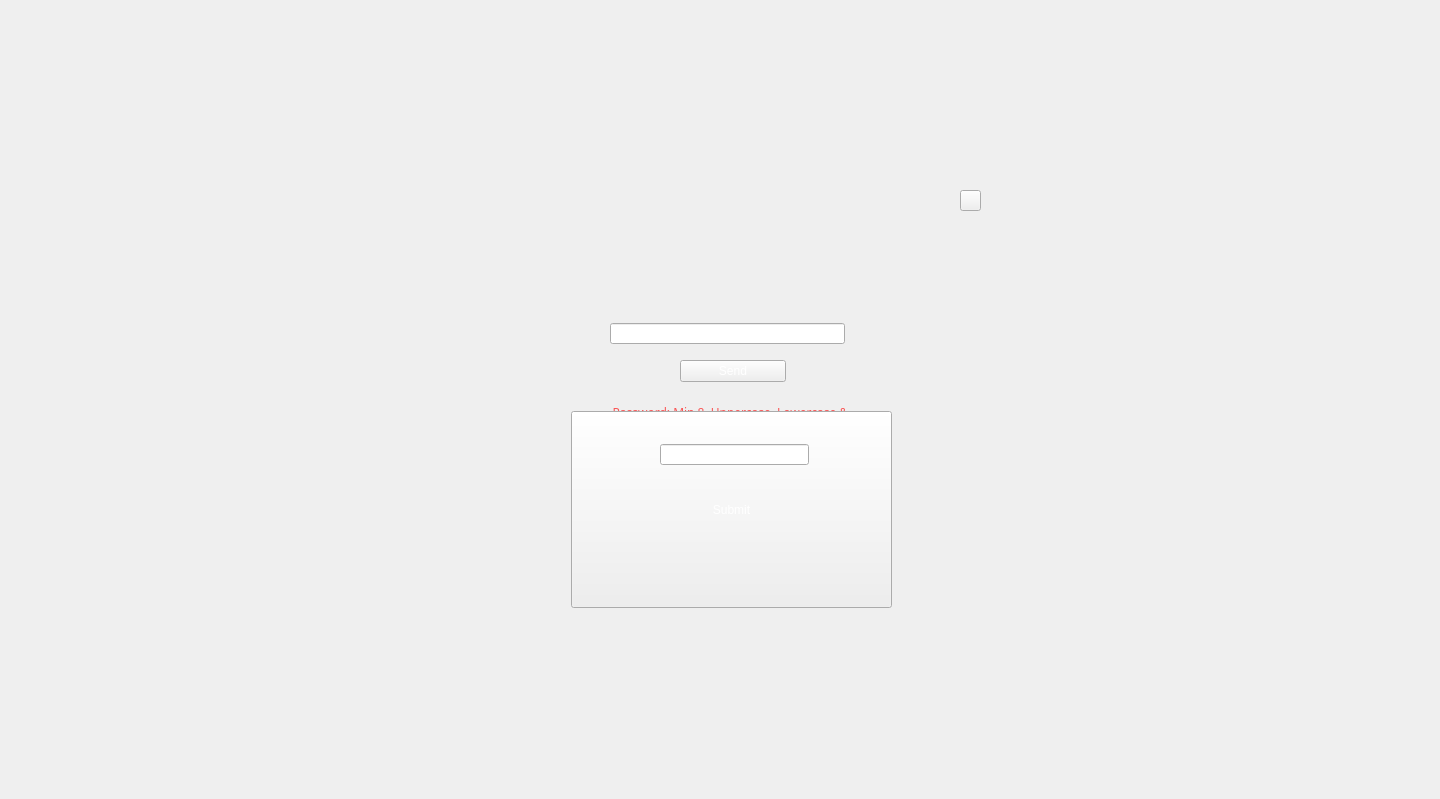
<?xml version="1.0" encoding="UTF-8"?>
<ui version="4.0">
 <class>forgotPass</class>
 <widget class="QWidget" name="forgotPass">
  <property name="geometry">
   <rect>
    <x>0</x>
    <y>0</y>
    <width>1440</width>
    <height>799</height>
   </rect>
  </property>
  <property name="windowTitle">
   <string>Form</string>
  </property>
  <widget class="QLabel" name="main_background">
   <property name="geometry">
    <rect>
     <x>0</x>
     <y>0</y>
     <width>1440</width>
     <height>800</height>
    </rect>
   </property>
   <property name="styleSheet">
    <string notr="true">border-image: url(:/createAcc/Project-Parot-assets/Create-acc-assets/create_account_ui_0000s_0003s_0001_Vector-Smart-Object.png);</string>
   </property>
   <property name="text">
    <string/>
   </property>
  </widget>
  <widget class="QLabel" name="create_acc_background">
   <property name="geometry">
    <rect>
     <x>480</x>
     <y>194</y>
     <width>505</width>
     <height>412</height>
    </rect>
   </property>
   <property name="styleSheet">
    <string notr="true">border-image: url(:/createAcc/Project-Parot-assets/Create-acc-assets/create_account_ui_0000s_0003s_0000__Path_.png);</string>
   </property>
   <property name="text">
    <string/>
   </property>
  </widget>
  <widget class="QLabel" name="Parrot">
   <property name="geometry">
    <rect>
     <x>645</x>
     <y>260</y>
     <width>169</width>
     <height>15</height>
    </rect>
   </property>
   <property name="styleSheet">
    <string notr="true">border-image: url(:/createAcc/Project-Parot-assets/Create-acc-assets/create_account_ui_0000s_0000_Parrot.png);</string>
   </property>
   <property name="text">
    <string/>
   </property>
  </widget>
  <widget class="QLineEdit" name="mobile_num_text_2">
   <property name="geometry">
    <rect>
     <x>610</x>
     <y>323</y>
     <width>235</width>
     <height>21</height>
    </rect>
   </property>
   <property name="font">
    <font>
     <family>Hurme Geometric Sans 1</family>
     <pointsize>14</pointsize>
     <weight>0</weight>
     <italic>false</italic>
     <bold>false</bold>
    </font>
   </property>
   <property name="autoFillBackground">
    <bool>false</bool>
   </property>
   <property name="styleSheet">
    <string notr="true">border-image: url(:/createAcc/Project-Parot-assets/Create-acc-assets/Line 1.png);
color: rgb(255, 255, 255);
font: 0 14pt &quot;Hurme Geometric Sans 1&quot;;</string>
   </property>
   <property name="maxLength">
    <number>32767</number>
   </property>
   <property name="alignment">
    <set>Qt::AlignLeading|Qt::AlignLeft|Qt::AlignVCenter</set>
   </property>
   <property name="placeholderText">
    <string>Enter your mobile num.</string>
   </property>
   <property name="cursorMoveStyle">
    <enum>Qt::VisualMoveStyle</enum>
   </property>
   <property name="clearButtonEnabled">
    <bool>true</bool>
   </property>
  </widget>
  <widget class="QLabel" name="error_lable">
   <property name="geometry">
    <rect>
     <x>600</x>
     <y>400</y>
     <width>261</width>
     <height>41</height>
    </rect>
   </property>
   <property name="font">
    <font>
     <family>OCR-B 10 BT</family>
     <pointsize>9</pointsize>
     <italic>false</italic>
    </font>
   </property>
   <property name="styleSheet">
    <string notr="true">color: rgb(250, 85, 85);</string>
   </property>
   <property name="frameShape">
    <enum>QFrame::NoFrame</enum>
   </property>
   <property name="frameShadow">
    <enum>QFrame::Raised</enum>
   </property>
   <property name="text">
    <string>Password: Min 8, Uppercase, Lowercase &amp; special charectors</string>
   </property>
   <property name="alignment">
    <set>Qt::AlignCenter</set>
   </property>
   <property name="wordWrap">
    <bool>true</bool>
   </property>
  </widget>
  <widget class="QPushButton" name="cancel_button">
   <property name="enabled">
    <bool>true</bool>
   </property>
   <property name="geometry">
    <rect>
     <x>960</x>
     <y>190</y>
     <width>21</width>
     <height>21</height>
    </rect>
   </property>
   <property name="styleSheet">
    <string notr="true">border-image: url(:/createAcc/Project-Parot-assets/Create-acc-assets/cancel button.png);</string>
   </property>
   <property name="text">
    <string/>
   </property>
  </widget>
  <widget class="QLabel" name="label">
   <property name="geometry">
    <rect>
     <x>609</x>
     <y>348</y>
     <width>247</width>
     <height>1</height>
    </rect>
   </property>
   <property name="styleSheet">
    <string notr="true">border-image: url(:/forgotpass/Project-Parot-assets/Create-acc-assets/Asset 2.png);</string>
   </property>
   <property name="text">
    <string/>
   </property>
  </widget>
  <widget class="QLabel" name="label_2">
   <property name="geometry">
    <rect>
     <x>648</x>
     <y>470</y>
     <width>178</width>
     <height>1</height>
    </rect>
   </property>
   <property name="styleSheet">
    <string notr="true">border-image: url(:/forgotpass/Project-Parot-assets/Create-acc-assets/Asset 2.png);</string>
   </property>
   <property name="text">
    <string/>
   </property>
  </widget>
  <widget class="QLineEdit" name="otp_text">
   <property name="geometry">
    <rect>
     <x>660</x>
     <y>444</y>
     <width>149</width>
     <height>21</height>
    </rect>
   </property>
   <property name="font">
    <font>
     <family>Hurme Geometric Sans 1</family>
     <pointsize>14</pointsize>
     <weight>0</weight>
     <italic>false</italic>
     <bold>false</bold>
    </font>
   </property>
   <property name="autoFillBackground">
    <bool>false</bool>
   </property>
   <property name="styleSheet">
    <string notr="true">border-image: url(:/createAcc/Project-Parot-assets/Create-acc-assets/Line 1.png);
color: rgb(255, 255, 255);
font: 0 14pt &quot;Hurme Geometric Sans 1&quot;;</string>
   </property>
   <property name="maxLength">
    <number>32767</number>
   </property>
   <property name="alignment">
    <set>Qt::AlignCenter</set>
   </property>
   <property name="placeholderText">
    <string>Enter OTP here.</string>
   </property>
   <property name="clearButtonEnabled">
    <bool>true</bool>
   </property>
  </widget>
  <widget class="QPushButton" name="send">
   <property name="geometry">
    <rect>
     <x>680</x>
     <y>360</y>
     <width>106</width>
     <height>22</height>
    </rect>
   </property>
   <property name="styleSheet">
    <string notr="true">border-image: url(:/forgotpass/Project-Parot-assets/forgot-pass-assets/send_button.png);
font: 12pt &quot;Tourner&quot;;
color: rgb(255, 255, 255);</string>
   </property>
   <property name="text">
    <string>Send</string>
   </property>
  </widget>
  <widget class="QPushButton" name="submit_button">
   <property name="geometry">
    <rect>
     <x>571</x>
     <y>411</y>
     <width>321</width>
     <height>197</height>
    </rect>
   </property>
   <property name="styleSheet">
    <string notr="true">border-image: url(:/createAcc/Project-Parot-assets/Create-acc-assets/create_account_ui_0000s_0002s_0000__Image_.png);
color: rgb(255, 255, 255);
font: 18pt &quot;Tourner&quot;;</string>
   </property>
   <property name="text">
    <string>Submit</string>
   </property>
  </widget>
  <zorder>main_background</zorder>
  <zorder>create_acc_background</zorder>
  <zorder>Parrot</zorder>
  <zorder>mobile_num_text_2</zorder>
  <zorder>error_lable</zorder>
  <zorder>cancel_button</zorder>
  <zorder>label</zorder>
  <zorder>label_2</zorder>
  <zorder>send</zorder>
  <zorder>submit_button</zorder>
  <zorder>otp_text</zorder>
 </widget>
 <resources>
  <include location="../design/resource.qrc"/>
 </resources>
 <connections/>
</ui>
